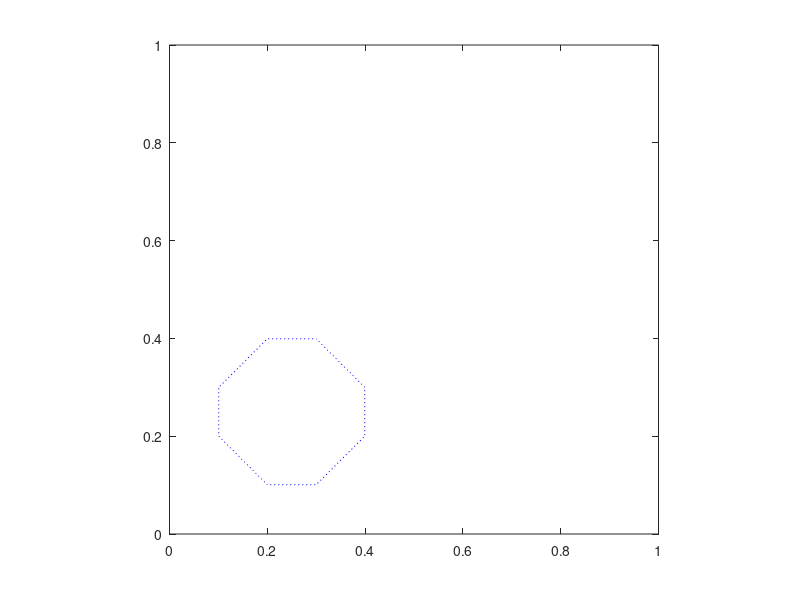

The MATLAB script that drew this image: (Note: this script raises an error after producing the figure.)
% evolve_vector.m   04/27/2006  Maged Ismail
function evolve_vector

% Interface motion due to external flow fields for
% the diagonal translation of a circle test problem
%
% reproducing Fig. 12 (a) of Sun, Y., and Beckermann, C.,
% "Sharp Interface Tracking Using the Phase-Field Equation,"
% J. Computational Physics, Vol. 220, 2007, pp. 626-653.
%
% Finite-difference method is used to solve the phase-field equation.
% Simple forward Euler method (explicit) is used for time discretization.
% 3rd order HJ ENO scheme is used for calculate the numerical fluxes for
% the hyberbolic term.
%
% User m functions called: curvature.m, normcd.m, laplacian.m and
% evolve_vector_ENO3.m

clear all
clc

% Generate the grid and define the parameters
Nx=11; Ny=Nx;
h=1/(Nx-1);
W=2*h;
bp=0.5;
b=W*bp; 
W2_inv=1/W^2;
xm=0:h:1; ym=0:h:1;
[Y,X]=meshgrid(ym,xm);
xc=.25; yc=.25; r=.15;

% Initialize phi
for i=1:length(X)  
    for j=1:length(Y)
          phi(i,j) = r - sqrt ( ( X(i,j) - xc ).^2 + ( Y(i,j) - yc ).^2 );
    end
end

for i=1:length(xm)
    for j=1:length(ym)
        if phi(i,j)>0.03
            phi(i,j)=1;
        elseif phi(i,j)<-.03
            phi(i,j)=-1;
        end
    end
end

contour(X,Y,phi,[0 0],'b:');
axis([0 1 0 1])
axis square
hold on

dt=0.001; tf=0.5;

% Diagonal translation of the circle
u_ext=1; v_ext=1; 
for t=0:dt:tf
    kappa= curvature(phi,h); normphi = normcd(phi,h); 
    d2phi = laplacian(phi,h); 
    [delta] = evolve_vector_ENO3(phi, h, h, u_ext, v_ext);
    for i=2:Nx-1
        for j=2:Ny-1
            phi(i,j)=phi(i,j)+dt*(b*(d2phi(i,j)+W2_inv*phi(i,j)*...
                (1-phi(i,j)^2)-normphi(i,j)*kappa(i,j))-delta(i,j));                
        end
    end
end

contour(X,Y,phi,[0 0],'b');

% Return the circle to the initial position 
u_ext=-1; v_ext=-1; 
for t=0:dt:tf
    kappa= curvature(phi,h); normphi = normcd(phi,h); 
    d2phi = laplacian(phi,h); 
    [delta] = evolve_vector_ENO3(phi, h, h, u_ext, v_ext);
    for i=2:Nx-1
        for j=2:Ny-1
            phi(i,j)=phi(i,j)+dt*(b*(d2phi(i,j)+W2_inv*phi(i,j)*...
                (1-phi(i,j)^2)-normphi(i,j)*kappa(i,j))-delta(i,j));
        end
    end
end

contour(X,Y,phi,[0 0],'b');
% title('Calculated \phi = 0 contours at half domain translation and after return to the initial position for diagonal translation of a circle using a 160 x160 mesh')
xlabel('x'); ylabel('y');
hold off
% end of evolve_vector.m